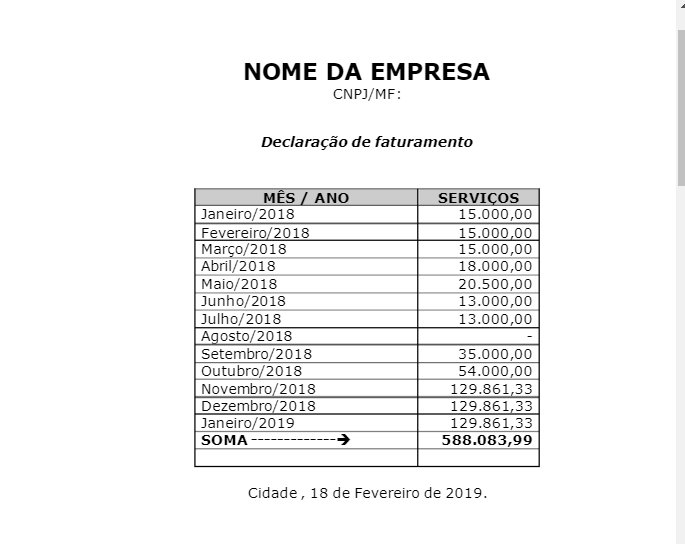
#> input picture TESTS/FIXTURES/Carta1.PNG, 685 x 544 px
$ python -i extract_table.py   (imports and definitions only)
#> lines starting #> are read from the running program, lines starting #| are printed output that depends on the picture; after the words box and inside, x2 and y2 are one past the last pixel; in counts of white or black regions, pixels touching at a corner belong together
#> further down, picture is the input picture: shape (544, 685); min 0, max 255, mean 243.2
import os

import cv2

from UTILS.image_read import read_image_gray
from UTILS import generic_functions


def find_tables(image):

    # DEFININDO A PROPRIEDADE DE BLUR
    # (DESFOQUE DA IMAGEM COM O OBJETIVO DE REMOÇÃO DE RUÍDOS DA IMAGEM)
    BLUR_KSIZE = (17, 17)

    # DESVIO PADRÃO DO KERNEL AO LONGO DO EIXO X (DIREÇÃO HORIZONTAL)
    STD_DEV_X_DIRECTION = 0

    # DESVIO PADRÃO DO KERNEL AO LONGO DO EIXO Y (DIREÇÃO VERTICAL)
    STD_DEV_Y_DIRECTION = 0

    # DEFININDO A PROPRIEDADE DE THRESHOLD (LIMIAR)
    # VALOR DE PIXEL QUE SERÁ CONVERTIDO, CASO O PIXEL ULTRAPASSE O LIMIAR
    MAX_COLOR_VAL = 255

    # TAMANHO DO KERNEL PARA THRESHOLD
    THRESHOLD_KSIZE = 15

    # VARIÁVEL QUE REPRESENTA A CONSTANTE UTILIZADA NOS MÉTODOS (SUBTRAÍDA DA MÉDIA OU MÉDIA PONDERADA)
    SUBTRACT_FROM_MEAN = -2

    # APLICANDO A TÉCNICA DE BLUR GAUSSIANO
    blurred = cv2.GaussianBlur(image, BLUR_KSIZE, STD_DEV_X_DIRECTION, STD_DEV_Y_DIRECTION)
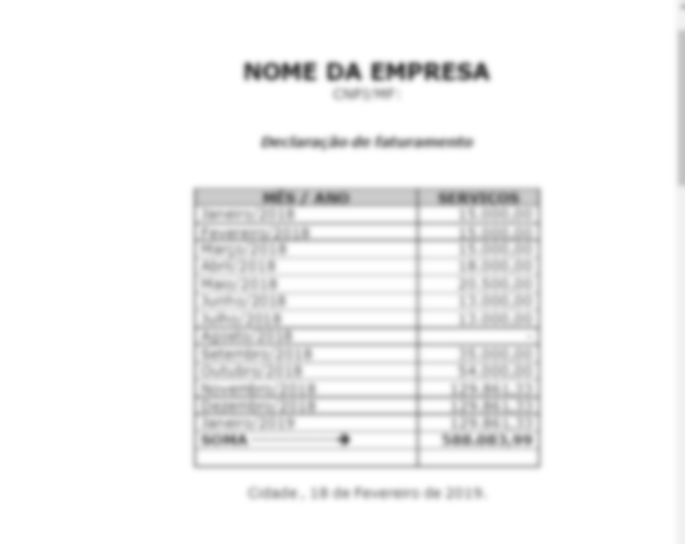
#> blurred: shape (544, 685); min 78, max 255, mean 243.2

    img_bin = cv2.adaptiveThreshold(
        ~blurred,
        MAX_COLOR_VAL,
        cv2.ADAPTIVE_THRESH_MEAN_C,
        cv2.THRESH_BINARY,
        THRESHOLD_KSIZE,
        SUBTRACT_FROM_MEAN,
    )
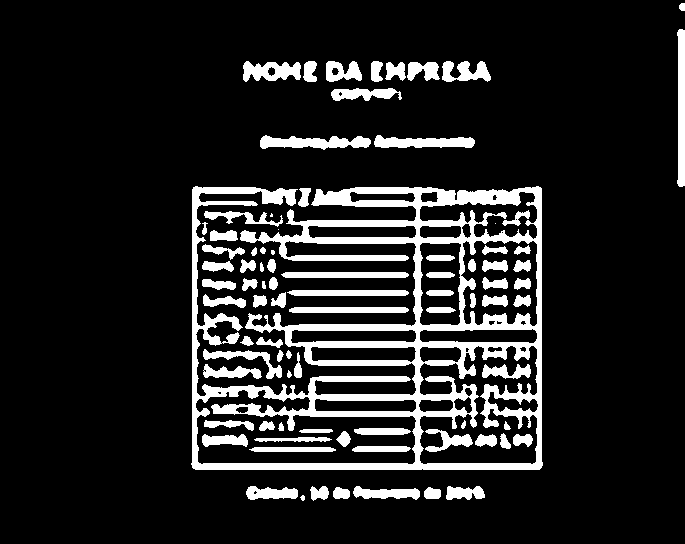
#> img_bin: shape (544, 685); 13.5% white; 85 white regions (4 under 20 px), largest, box (x1, y1, x2, y2) and area: (191, 186, 543, 470) 28311, (677, 29, 685, 187) 1108, (260, 135, 371, 150) 1043
    vertical = horizontal = img_bin.copy()
    SCALE = 5
    image_width, image_height = horizontal.shape
#> image_width = 544; image_height = 685
    horizontal_kernel = cv2.getStructuringElement(cv2.MORPH_RECT, (int(image_width / SCALE), 1))
    horizontally_opened = cv2.morphologyEx(img_bin, cv2.MORPH_OPEN, horizontal_kernel)
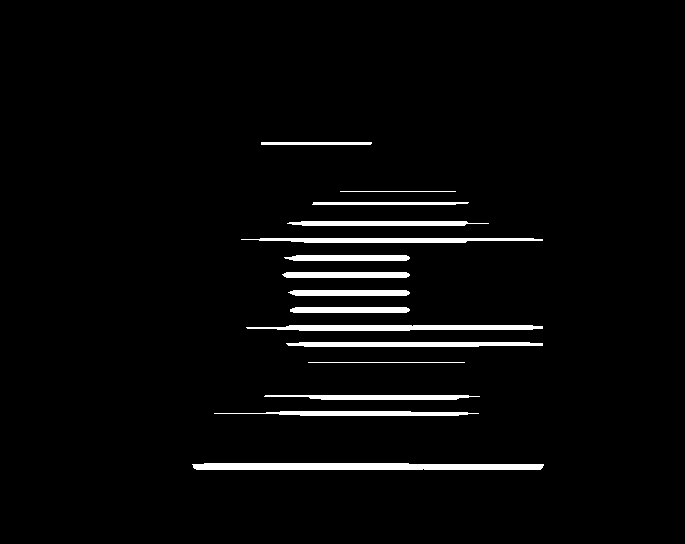
#> horizontally_opened: shape (544, 685); 3.4% white; 15 white regions, largest, box (x1, y1, x2, y2) and area: (192, 463, 544, 470) 2300, (246, 325, 543, 331) 1460, (241, 238, 543, 243) 1198
    vertical_kernel = cv2.getStructuringElement(cv2.MORPH_RECT, (1, int(image_height / SCALE)))
#> vertical_kernel = 137 values from 1 to 1
    vertically_opened = cv2.morphologyEx(img_bin, cv2.MORPH_OPEN, vertical_kernel)
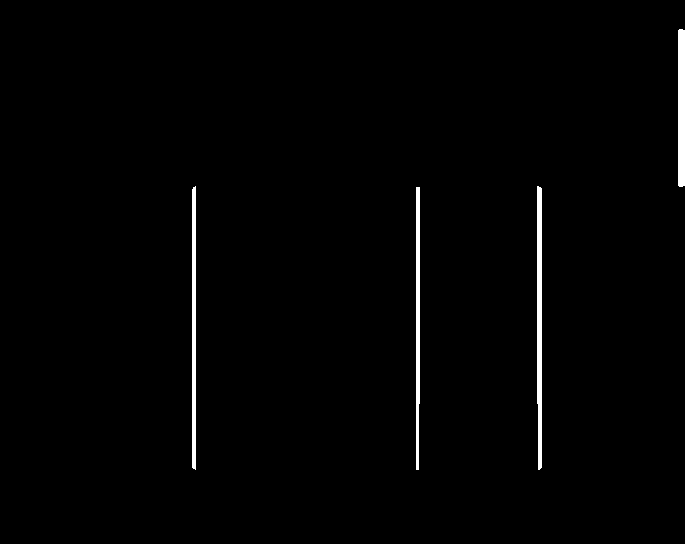
#> vertically_opened: shape (544, 685); 1.2% white; 4 white regions, box (x1, y1, x2, y2) and area: (537, 186, 542, 470) 1347, (192, 186, 196, 470) 1127, (678, 29, 685, 187) 1100, (416, 187, 420, 470) 1066

    horizontally_dilated = cv2.dilate(horizontally_opened, cv2.getStructuringElement(cv2.MORPH_RECT, (40, 1)))
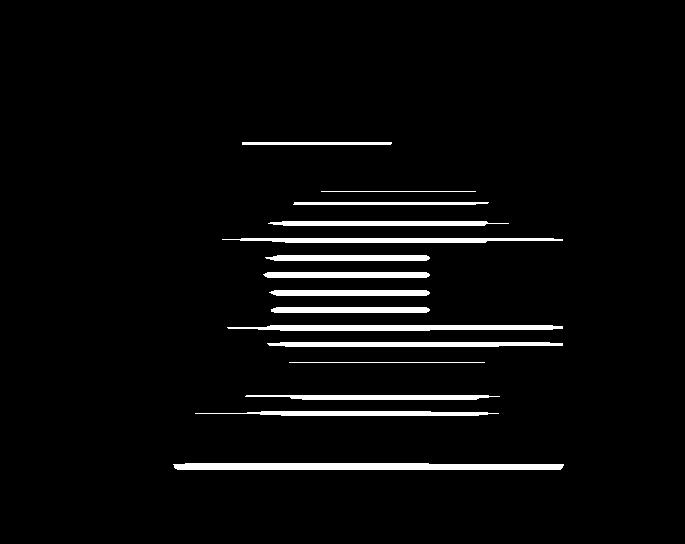
#> horizontally_dilated: shape (544, 685); 4.2% white; 15 white regions, largest, box (x1, y1, x2, y2) and area: (173, 463, 564, 470) 2574, (227, 325, 563, 331) 1695, (222, 238, 563, 243) 1393
    vertically_dilated = cv2.dilate(vertically_opened, cv2.getStructuringElement(cv2.MORPH_RECT, (1, 60)))
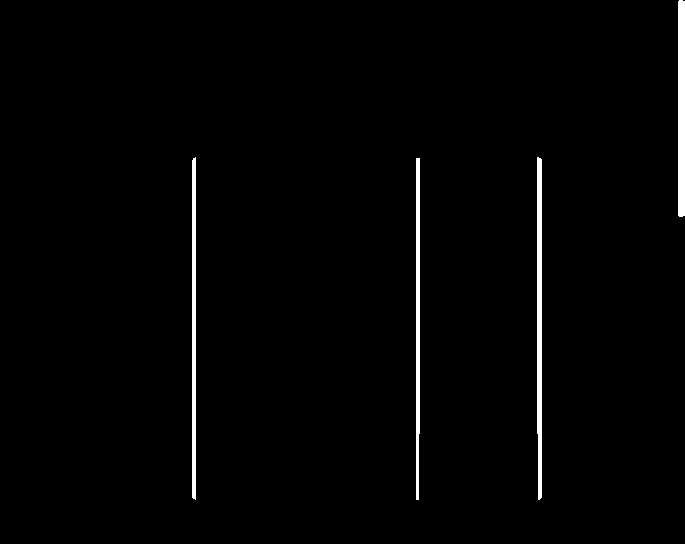
#> vertically_dilated: shape (544, 685); 1.6% white; 4 white regions

    mask = horizontally_dilated + vertically_dilated
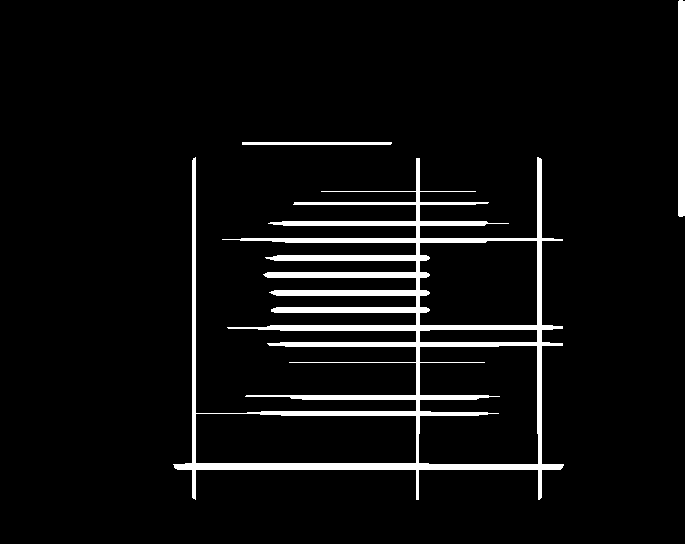
#> mask: shape (544, 685); min 0, max 255, mean 14.3
    contours, heirarchy = cv2.findContours(
        mask, cv2.RETR_EXTERNAL, cv2.CHAIN_APPROX_SIMPLE,
    )
#> contours = 3 contours; box (x1, y1, x2, y2) and area: (173, 157, 564, 500) 50292, (678, 0, 685, 217) 1292, (242, 142, 392, 145) 298

    MIN_TABLE_AREA = 1e5
    contours = [c for c in contours if cv2.contourArea(c) > MIN_TABLE_AREA]
#> contours = []
    perimeter_lengths = [cv2.arcLength(c, True) for c in contours]
#> perimeter_lengths = []
    epsilons = [0.1 * p for p in perimeter_lengths]
#> epsilons = []
    approx_polys = [cv2.approxPolyDP(c, e, True) for c, e in zip(contours, epsilons)]
#> approx_polys = []
    bounding_rects = [cv2.boundingRect(a) for a in approx_polys]
#> bounding_rects = []

    # The link where a lot of this code was borrowed from recommends an
    # additional step to check the number of "joints" inside this bounding rectangle.
    # A table should have a lot of intersections. We might have a rectangular image
    # here though which would only have 4 intersections, 1 at each corner.
    # Leaving that step as a future TODO if it is ever necessary.
    images = [image[y:y+h, x:x+w] for x, y, w, h in bounding_rects]
#> images = []

    print("FORAM ENCONTRADAS {} TABELAS".format(len(images)))
#| FORAM ENCONTRADAS 0 TABELAS

    return images


# [57 lines left out: function main_extract_table, not called in this run]

>>> import cv2
>>> picture = cv2.imread('TESTS/FIXTURES/Carta1.PNG', cv2.IMREAD_GRAYSCALE)
>>> result = find_tables(picture)
#> result = []

$ run again, on TESTS/FIXTURES/Carta2.PNG
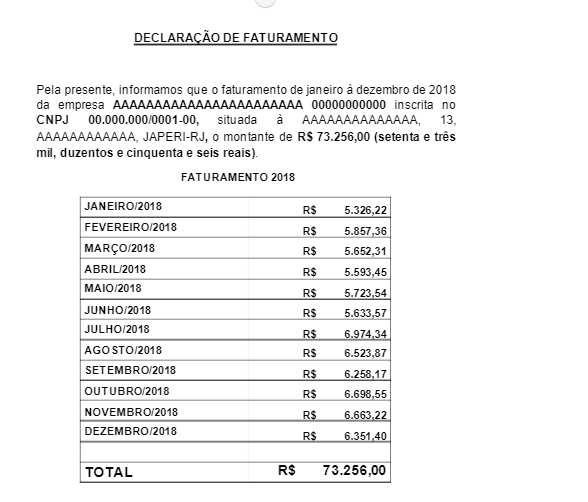
#> input picture TESTS/FIXTURES/Carta2.PNG, 588 x 502 px
#> in find_tables, `img_bin = cv2.adaptiveThreshold( ~blurred, MAX_COLOR_VAL, cv2.ADAPTIVE..`:
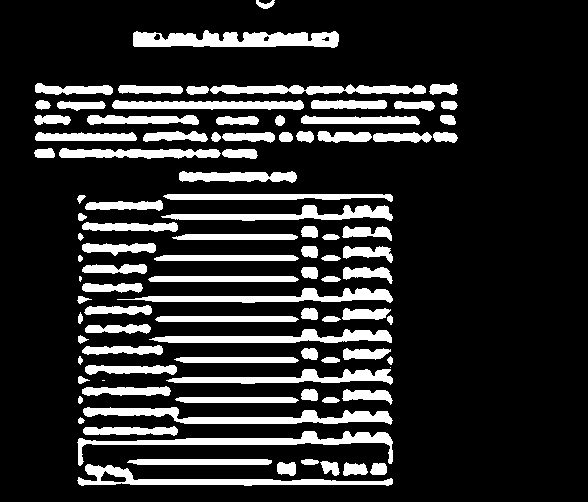
#> img_bin: shape (502, 588); 16.9% white; 97 white regions (3 under 20 px), largest, box (x1, y1, x2, y2) and area: (133, 30, 339, 48) 2590, (83, 407, 393, 425) 2418, (77, 431, 393, 466) 2316
#> horizontally_opened: shape (502, 588); 6.9% white; 23 white regions, largest, box (x1, y1, x2, y2) and area: (78, 438, 394, 445) 1570, (79, 479, 394, 485) 1406, (113, 102, 305, 109) 1336
#> vertically_opened: shape (502, 588); every value is 0
#> in find_tables, `horizontally_dilated = cv2.dilate(horizontally_opened, cv2.getStructur..`:
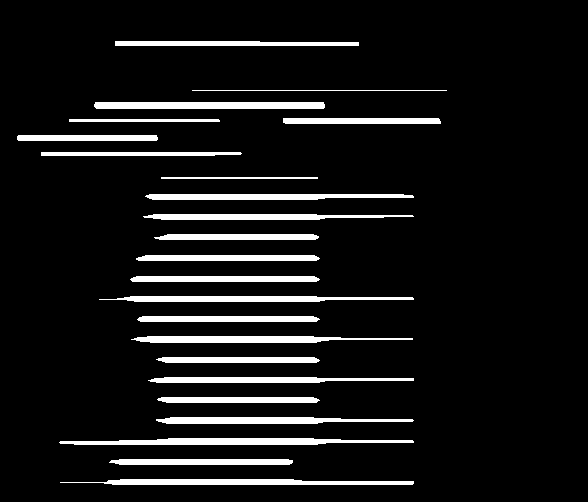
#> horizontally_dilated: shape (502, 588); 8.6% white; 23 white regions
#> in find_tables, `contours, heirarchy = cv2.findContours( mask, cv2.RETR_EXTERNAL, cv2.C..`: contours = 23 contours, 1 with area under 20; largest, box (x1, y1, x2, y2) and area: (59, 438, 414, 445) 1488, (94, 102, 325, 109) 1374, (60, 479, 414, 485) 1285, (131, 336, 413, 343) 1190, (99, 296, 414, 302) 1156
#> in find_tables, `contours = [c for c in contours if cv2.contourArea(c) > MIN_TABLE_AREA]`: contours = []
#| FORAM ENCONTRADAS 0 TABELAS
